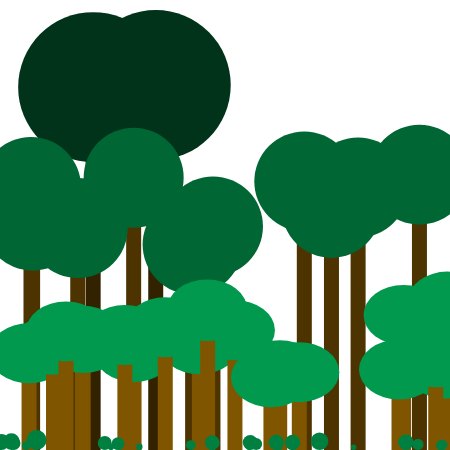
Frame 1 (no input)
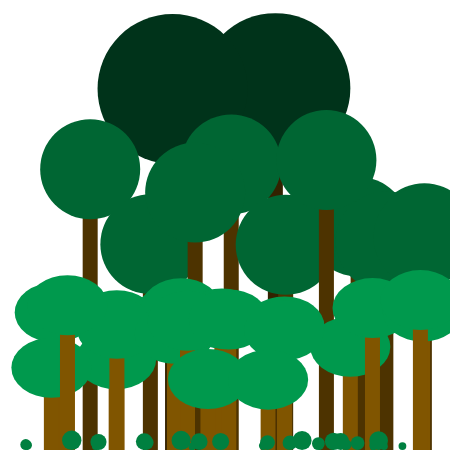
Frame 2 (the mouse pressed at the canvas centre, redrawn once)

The p5.js sketch that drew these frames (run headless with seeded random() and noise() and a simulated clock; the mouse was pressed at the canvas centre and the sketch redrawn once):

// p5.js sketch
// ── sketch.js
function setup() {
  createCanvas(450, 450);
  colorMode(HSL);
}

function draw() {
  background(225);

var numEmergent = 2;
var numCanopy = 10;
var numUnderstory = 20;
var numForestFloor = 25;

drawFoliage(numEmergent, "emergent");
drawFoliage(numCanopy, "canopy");
drawFoliage(numUnderstory, "understory");
drawFoliage(numForestFloor, "forest floor");

noLoop()

}

function drawFoliage(amount, type) {
strokeWeight(15);

  if (type=="emergent"){
    for (i=0; i<=amount-1; i++){
      // DRAW TRUNK
      stroke(40,200,10);
      var height = random(320,380);
      var position = random (0,450);
      line(position, 450-height, position, 450);

      // DRAW LEAVES
      push()
      fill(150,200,10);
      strokeWeight(0);
      ellipse(position, 450-height, 150, 150);
      pop()
    }
  }

  if (type=="canopy"){
    for (i=0; i<=amount-1; i++){
      // DRAW TRUNK
      stroke(40,200,15);
      var height = random(200,290);
      var position = random (0,450);
      line(position, 450-height, position, 450);

      // DRAW LEAVES
      push()
      fill(150,200,20);
      strokeWeight(0);
      ellipse(position, 450-height, 100, 100);
      pop()
    }
  }

  if (type=="understory"){
    for (i=0; i<=amount-1; i++){
      stroke(40,200,25);
      var height = random(70,150);
      var position = random (0,450);
      line(position, 450-height, position, 450);


      // DRAW LEAVES
      push()
      fill(150,200,30);
      strokeWeight(0);
      ellipse(position, 450-height, 80, 60);
      pop()
    }
  }

  if (type=="forest floor"){
    fill(150,200,25);
    strokeWeight(0);
    for (i=0; i<=amount-1; i++){
      push()
      var diameter = random(5,20);
      translate(0, -diameter/2);
      var position = random (0,450);
      ellipse(position, 450, diameter, diameter);
      pop()
    }
  }
 
}
